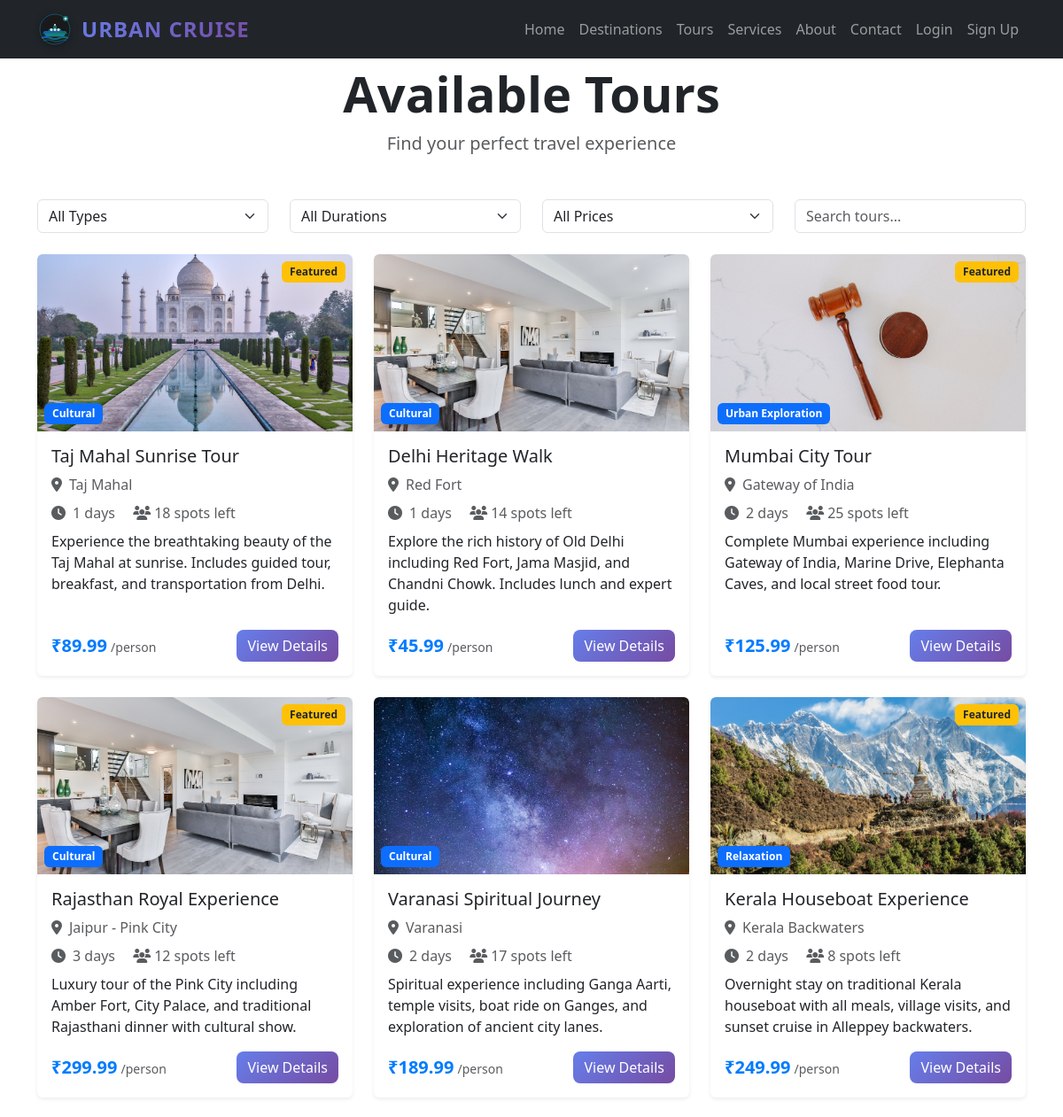
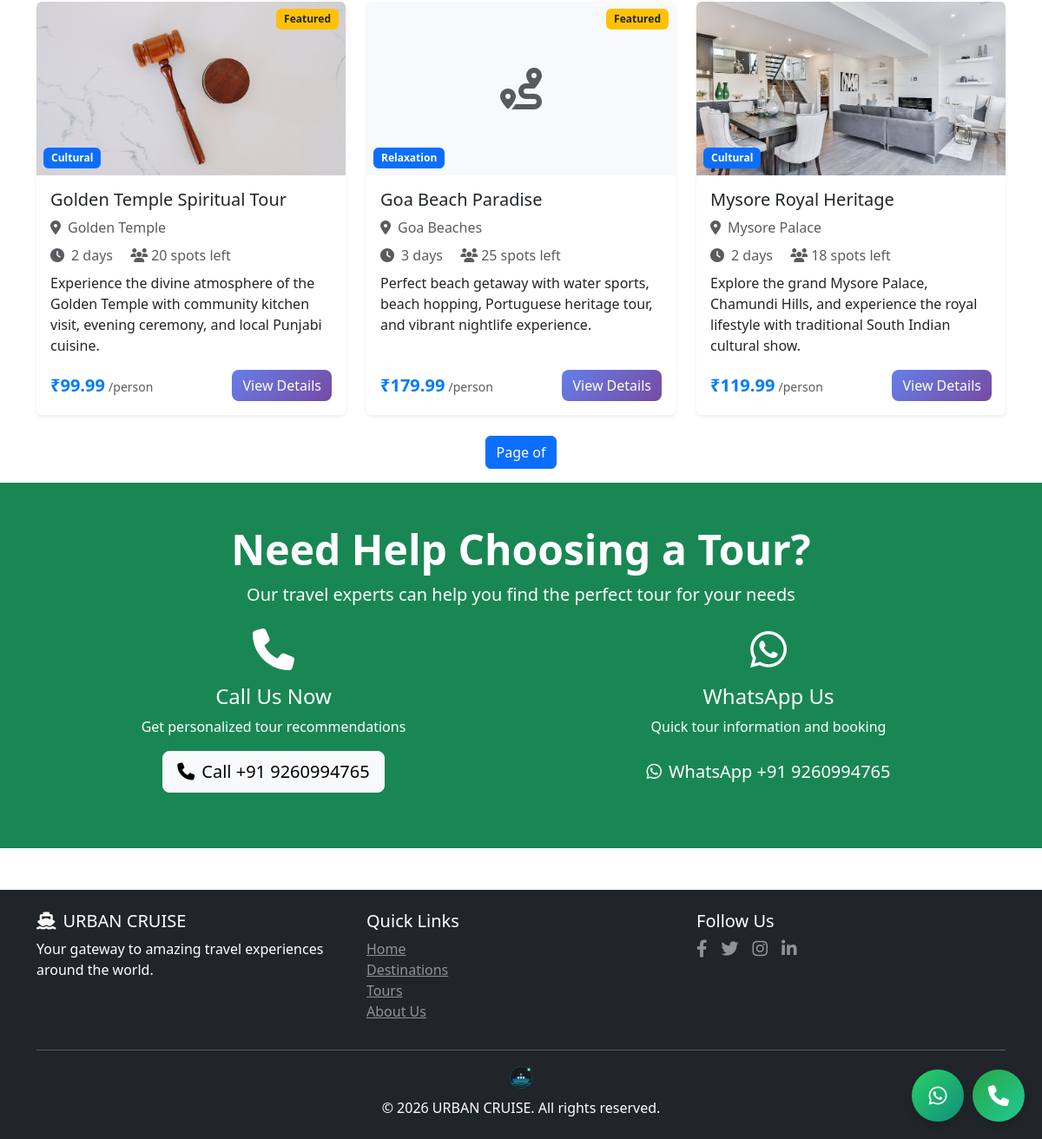
The page /tours/ on the database its author committed (2 pictures, top to bottom).
### travel/models.py (models this page shows, shortened)
class Tour(models.Model):
    TOUR_TYPES = [
        ('adventure', 'Adventure'),
        ('cultural', 'Cultural'),
        ('relaxation', 'Relaxation'),
        ('urban', 'Urban Exploration'),
        ('nature', 'Nature'),
    ]
    DURATION_CHOICES = [
        (1, '1 Day'),
        (2, '2 Days'),
        (3, '3 Days'),
        (7, '1 Week'),
        (14, '2 Weeks'),
        (21, '3 Weeks'),
    ]
    title = models.CharField(max_length=200)
    destination = models.ForeignKey(Destination, on_delete=models.CASCADE, related_name='tours')
    description = models.TextField()
    tour_type = models.CharField(max_length=20, choices=TOUR_TYPES)
    duration = models.IntegerField(choices=DURATION_CHOICES)
    price = models.DecimalField(max_digits=10, decimal_places=2)
    max_travelers = models.IntegerField()
    image = models.ImageField(upload_to='tours/')
    featured = models.BooleanField(default=False)
    created_at = models.DateTimeField(auto_now_add=True)
    updated_at = models.DateTimeField(auto_now=True)
    @property
    def available_spots(self):
        booked = self.bookings.filter(status='confirmed').count()
        return self.max_travelers - booked

class Destination(models.Model):
    name = models.CharField(max_length=200)
    country = models.CharField(max_length=100)
    description = models.TextField()
    image = models.ImageField(upload_to='destinations/')
    featured = models.BooleanField(default=False)
    created_at = models.DateTimeField(auto_now_add=True)
    class Meta:
        verbose_name_plural = "Destinations"

### travel/views.py (the view, shortened to what this page needs)
# urls.py: path('tours/', views.tours, name='tours'),
def tours(request):
    tours_list = Tour.objects.all()
    tour_type = request.GET.get('type', '')
    duration = request.GET.get('duration', '')
    price_range = request.GET.get('price', '')
    search_query = request.GET.get('search', '')
    if tour_type:
        tours_list = tours_list.filter(tour_type=tour_type)
    if search_query:
        tours_list = tours_list.filter(
            Q(title__icontains=search_query) |
            Q(description__icontains=search_query) |
            Q(destination__name__icontains=search_query)
        )
    tour_types = Tour.TOUR_TYPES
    paginator = Paginator(tours_list, 9)
    page_number = request.GET.get('page')
    tours = paginator.get_page(page_number)
    context = {
        'tours': tours,
        'tour_types': tour_types,
        'is_paginated': paginator.num_pages > 1,
    }
    return render(request, 'travel/tours.html', context)

### templates/travel/tours.html (shortened to what this page needs)
{% extends 'base.html' %}
{% block content %}
<div class="container mt-5 pt-4">
    <div class="text-center mb-5">
        <h1 class="display-4 fw-bold">Available Tours</h1>
        <p class="lead text-muted">Find your perfect travel experience</p>
    </div>
    <div class="row mb-4">
        <div class="col-md-3">
            <select class="form-select" id="typeFilter">
                <option value="">All Types</option>
            </select>
        </div>
        <div class="col-md-3">
            <select class="form-select" id="durationFilter">
                <option value="">All Durations</option>
            </select>
        </div>
        <div class="col-md-3">
            <select class="form-select" id="priceFilter">
                <option value="">All Prices</option>
            </select>
        </div>
        <div class="col-md-3">
            <input type="text" class="form-control" placeholder="Search tours..." id="searchInput">
        </div>
    </div>
    <div class="row" id="toursGrid">
        {% for tour in tours %}
        <div class="col-md-6 col-lg-4 mb-4 tour-item"
             data-type="{{ tour.tour_type }}"
             data-duration="{{ tour.duration }}"
             data-price="{{ tour.price }}"
             data-name="{{ tour.title|lower }}"
             data-destination="{{ tour.destination.name|lower }}">
            <div class="card h-100 shadow-sm tour-card">
                <div class="position-relative">
                    {% if tour.image %}
                    <img src="{{ tour.image.url }}" class="card-img-top" alt="{{ tour.title }}" style="height: 200px; object-fit: cover;">
                    {% else %}
                    <div class="card-img-top d-flex align-items-center justify-content-center bg-light" style="height: 200px;">
                        <i class="fas fa-route fa-3x text-muted"></i>
                    </div>
                    {% endif %}
                    {% if tour.featured %}
                    <span class="position-absolute top-0 end-0 m-2 badge bg-warning text-dark">Featured</span>
                    {% endif %}
                    <div class="position-absolute bottom-0 start-0 m-2">
                        <span class="badge bg-primary">{{ tour.get_tour_type_display }}</span>
                    </div>
                </div>
                <div class="card-body d-flex flex-column">
                    <h5 class="card-title">{{ tour.title }}</h5>
                    <p class="text-muted mb-2">
                        <i class="fas fa-map-marker-alt me-2"></i>{{ tour.destination.name }}
                    </p>
                    <p class="text-muted mb-2">
                        <i class="fas fa-clock me-2"></i>{{ tour.duration }} days
                        <span class="ms-3"><i class="fas fa-users me-1"></i>{{ tour.available_spots }} spots left</span>
                    </p>
                    <p class="card-text flex-grow-1">{{ tour.description|truncatewords:20 }}</p>
                    <div class="d-flex justify-content-between align-items-center mt-auto">
                        <div>
                            <span class="h5 text-primary fw-bold">₹{{ tour.price }}</span>
                            <small class="text-muted">/person</small>
                        </div>
                        <a href="{% url 'tour_detail' tour.id %}" class="btn btn-primary">View Details</a>
                    </div>
                </div>
            </div>
        </div>
        {% endfor %}
    </div>
    {% if is_paginated %}
    <nav aria-label="Tour pagination">
        <ul class="pagination justify-content-center">
            <li class="page-item active">
                <span class="page-link">Page {{ page_obj.number }} of {{ page_obj.paginator.num_pages }}</span>
            </li>
        </ul>
    </nav>
    {% endif %}
</div>
<section class="py-5 bg-success text-white">
    <div class="container">
        <div class="text-center mb-4">
            <h2 class="display-5 fw-bold">Need Help Choosing a Tour?</h2>
            <p class="lead">Our travel experts can help you find the perfect tour for your needs</p>
        </div>
        <div class="row">
            <div class="col-md-6 mb-3">
                <div class="text-center">
                    <div class="mb-3">
                        <i class="fas fa-phone fa-3x"></i>
                    </div>
                    <h4>Call Us Now</h4>
                    <p class="mb-3">Get personalized tour recommendations</p>
                    <a href="tel:+919260994765" class="btn btn-light btn-lg">
                        <i class="fas fa-phone me-2"></i>Call +91 9260994765
                    </a>
                </div>
            </div>
            <div class="col-md-6 mb-3">
                <div class="text-center">
                    <div class="mb-3">
                        <i class="fab fa-whatsapp fa-3x"></i>
                    </div>
                    <h4>WhatsApp Us</h4>
                    <p class="mb-3">Quick tour information and booking</p>
                    <a href="https://wa.me/919260994765?text=Hi%20URBAN%20CRUISE!%20I%20need%20help%20choosing%20a%20tour." target="_blank" class="btn btn-success btn-lg">
                        <i class="fab fa-whatsapp me-2"></i>WhatsApp +91 9260994765
                    </a>
                </div>
            </div>
        </div>
    </div>
</section>
{% endblock %}

### static/css/style.css (style rules this page uses)
.destination-card, .tour-card { transition: transform 0.3s ease, box-shadow 0.3s ease; border: none; overflow: hidden; }
.destination-card img, .tour-card img { transition: transform 0.3s ease; }
.btn { border-radius: 8px; font-weight: 500; transition: all 0.3s ease; }
.btn-primary { background: linear-gradient(135deg, #667eea 0%, #764ba2 100%); border: none; }
.badge { font-size: 0.75rem; padding: 0.5em 0.75em; }
.text-primary.fw-bold { color: #007bff !important; }

### rows shown on the page
Tour: image (picture), featured "Featured", tour_type "Cultural", title "Taj Mahal Sunrise Tour", destination.name "Taj Mahal", duration "1", available_spots "18", description "Experience the breathtaking beauty of the Taj Mahal at sunrise. Includes guided tour, breakfast, and transportation from Delhi.", price "89.99"
Tour: image (picture), tour_type "Cultural", title "Delhi Heritage Walk", destination.name "Red Fort", duration "1", available_spots "14", description "Explore the rich history of Old Delhi including Red Fort, Jama Masjid, and Chandni Chowk. Includes lunch and expert guide.", price "45.99"
Tour: image (picture), featured "Featured", tour_type "Urban Exploration", title "Mumbai City Tour", destination.name "Gateway of India", duration "2", available_spots "25", description "Complete Mumbai experience including Gateway of India, Marine Drive, Elephanta Caves, and local street food tour.", price "125.99"
Tour: image (picture), featured "Featured", tour_type "Cultural", title "Rajasthan Royal Experience", destination.name "Jaipur - Pink City", duration "3", available_spots "12", description "Luxury tour of the Pink City including Amber Fort, City Palace, and traditional Rajasthani dinner with cultural show.", price "299.99"
Tour: image (picture), tour_type "Cultural", title "Varanasi Spiritual Journey", destination.name "Varanasi", duration "2", available_spots "17", description "Spiritual experience including Ganga Aarti, temple visits, boat ride on Ganges, and exploration of ancient city lanes.", price "189.99"
Tour: image (picture), featured "Featured", tour_type "Relaxation", title "Kerala Houseboat Experience", destination.name "Kerala Backwaters", duration "2", available_spots "8", description "Overnight stay on traditional Kerala houseboat with all meals, village visits, and sunset cruise in Alleppey backwaters.", price "249.99"
Tour: image (picture), featured "Featured", tour_type "Cultural", title "Golden Temple Spiritual Tour", destination.name "Golden Temple", duration "2", available_spots "20", description "Experience the divine atmosphere of the Golden Temple with community kitchen visit, evening ceremony, and local Punjabi cuisine.", price "99.99"
Tour: featured "Featured", tour_type "Relaxation", title "Goa Beach Paradise", destination.name "Goa Beaches", duration "3", available_spots "25", description "Perfect beach getaway with water sports, beach hopping, Portuguese heritage tour, and vibrant nightlife experience.", price "179.99"
Tour: image (picture), tour_type "Cultural", title "Mysore Royal Heritage", destination.name "Mysore Palace", duration "2", available_spots "18", description "Explore the grand Mysore Palace, Chamundi Hills, and experience the royal lifestyle with traditional South Indian cultural show.", price "119.99"
